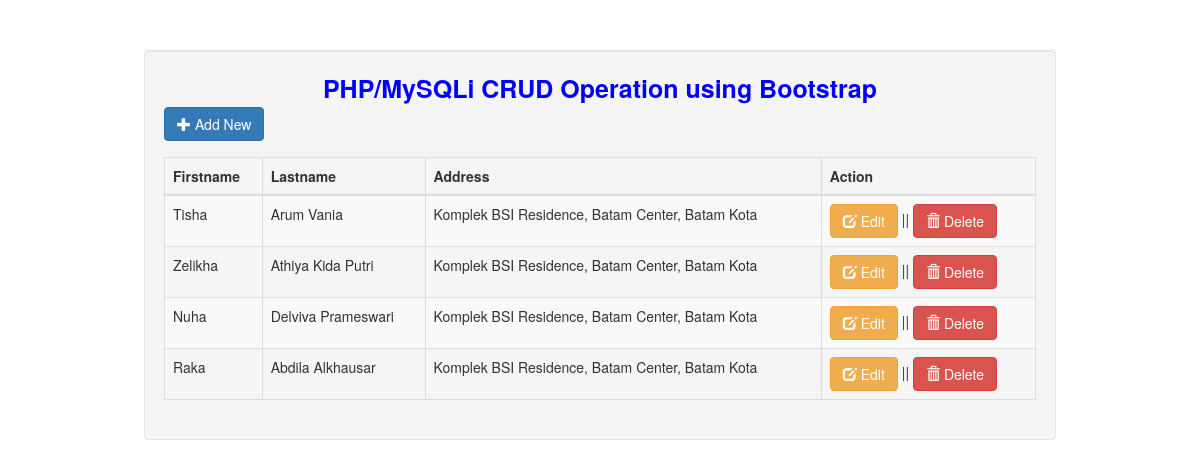
The page / on the database its author committed.
### tables this page shows
CREATE TABLE `user` (
  `userid` int(11) NOT NULL,
  `firstname` varchar(30) NOT NULL,
  `lastname` varchar(30) NOT NULL,
  `address` varchar(100) NOT NULL
);

### index.php (the view, shortened to what this page needs)
<!DOCTYPE html>
<html>
<head>
	<link rel="stylesheet" href="https://maxcdn.bootstrapcdn.com/bootstrap/3.3.6/css/bootstrap.min.css" />
</head>
<body>
<div class="container">
	<div style="height:50px;"></div>
	<div class="well" style="margin:auto; padding:auto; width:80%;">
	<span style="font-size:25px; color:blue"><center><strong>PHP/MySQLi CRUD Operation using Bootstrap</strong></center></span>
		<span class="pull-left"><a href="#addnew" data-toggle="modal" class="btn btn-primary"><span class="glyphicon glyphicon-plus"></span> Add New</a></span>
		<div style="height:50px;"></div>
		<table class="table table-striped table-bordered table-hover">
			<thead>
				<th>Firstname</th>
				<th>Lastname</th>
				<th>Address</th>
				<th>Action</th>
			</thead>
			<tbody>
			<?php
				include('conn.php');
				$query=mysqli_query($conn,"select * from `user`");
				while($row=mysqli_fetch_array($query)){
					?>
					<tr>
						<td><?php echo $row['firstname']; ?></td>
						<td><?php echo $row['lastname']; ?></td>
						<td><?php echo $row['address']; ?></td>
						<td>
							<a href="#edit<?php echo $row['userid']; ?>" data-toggle="modal" class="btn btn-warning"><span class="glyphicon glyphicon-edit"></span> Edit</a> ||
							<a href="#del<?php echo $row['userid']; ?>" data-toggle="modal" class="btn btn-danger"><span class="glyphicon glyphicon-trash"></span> Delete</a>
						</td>
					</tr>
					<?php
				}
			?>
			</tbody>
		</table>
	</div>
</div>
</body>
</html>

### rows shown on the page
user: firstname "Tisha", lastname "Arum Vania", address "Komplek BSI Residence, Batam Center, Batam Kota"
user: firstname "Zelikha", lastname "Athiya Kida Putri", address "Komplek BSI Residence, Batam Center, Batam Kota"
user: firstname "Nuha", lastname "Delviva Prameswari", address "Komplek BSI Residence, Batam Center, Batam Kota"
user: firstname "Raka", lastname "Abdila Alkhausar", address "Komplek BSI Residence, Batam Center, Batam Kota"
